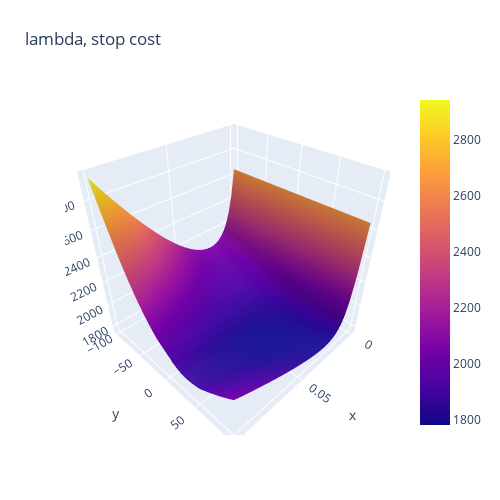

This figure's notebook cell:
### Code cell
fig = go.Figure(data=[go.Surface(x=k_grid,y=stopcost_grid,z=likelihood6)])

fig.update_layout(title='lambda, stop cost', autosize=False,
                  width=500, height=500,
                  margin=dict(l=65, r=50, b=65, t=90))

fig.show()

### Figure 1 — Plotly figure (JSON) as saved in the notebook; plotly's stock layout.template omitted (floating-point values rounded to 4 significant figures; data arrays with more than 128 entries replaced by an {"elided": "..."} marker saying what was removed)
{"data": [{"type": "surface", "x": {"elided": "100x40 float values"}, "y": {"elided": "100x40 float values"}, "z": {"elided": "100x40 float values"}}], "layout": {"autosize": false, "height": 500, "margin": {"b": 65, "l": 65, "r": 50, "t": 90}, "title": {"text": "lambda, stop cost"}, "width": 500}}
